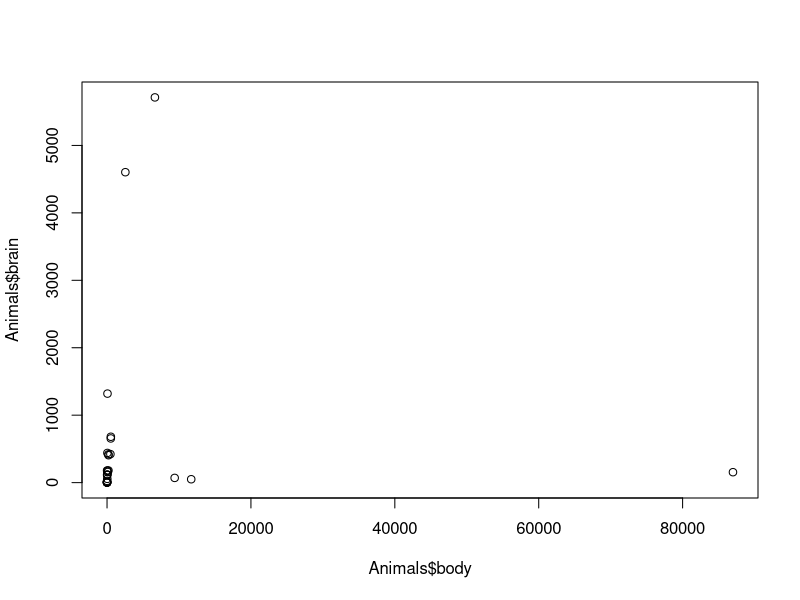
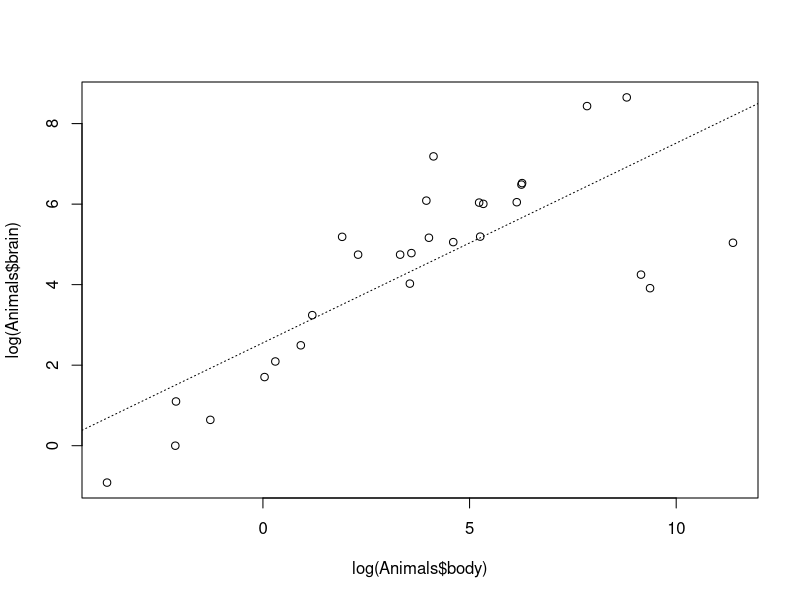

These charts were generated, in order, by the following R code:
"_________ 기업의 연봉을 대표하는 값은? __________
(1) 최빈값 : 가장 자주 출현하는 빈도의 데이터 값
(2) 평균값 : 모든 값을 레코드 갯수로 나눈 평균값
(3) 중앙값 : median - 순서대로 일렬로 세웠을때 중앙 포지션
 - 1/4 값(1st. Qu) = 25% 값
 - 1/2 값(2nd. Qu) = median 값   ... first quantile
 - 3/4 값(3rd. QU)
(4) 퍼센타일(%) =
"
library(MASS)      # MASS 라이브러리를 불러온다.

Animals
summary(Animals$body)
summary(Animals$brain)


#" ______ Animal Data SET : 내용 ___________
#> summary(Animals$body)
#    Min.  1st Qu.   Median     Mean  3rd Qu.     Max.
#    0.02     3.10    53.83  4278.44   479.00 87000.00
#
#> summary(Animals$brain)
#   Min. 1st Qu.  Median    Mean 3rd Qu.    Max.
#   0.40   22.23  137.00  574.52  420.00 5712.00
#"

" ___ 데이터의 안정화 = 로그스케일? / 엑스포넨셜 스케일? .. 을 쓸것인가?
  - 데이터 분석 = 3/4 qu < mean  .... 서드퀀 < 평균값이 크면, 비정상적이다.
  - 공룡 3개, 코끼리 2개 가 포함되어 있다 ... 삭제할 것인가?
  - 인간의 뇌무게가 너무 무겁다 ... 놔둘것인가? 삭제할 것인가?
"

plot(Animals$brain~Animals$body)             # Y축 ~ X축 순서로 플롯입력
plot(log(Animals$brain)~log(Animals$body))   # 맥스값이 너무 클경우 로그스케일로 변환

"(이상치 3개 발견! - 공룡)  .. 경향에 반하는 3개 데이터를 포함해서 회귀분석을 실시한다.
 이상치를 제외하는것 보다, 이상치(공룡)을 포함하면-- 기울기가 낮아진다."


m1 <- lm(log(brain)~log(body), data=Animals)
m1

"
Call:
lm(formula = log(brain) ~ log(body), data = Animals)

Coefficients:
(Intercept)    log(body)
      2.555        0.496  "

?abline
abline(m1$coefficients, lty="dotted")

m1$coefficients


sink("fileout_3.rdb", append=TRUE)
pdf("fileout_3.pdf")

dev.off()
sink()

getwd()